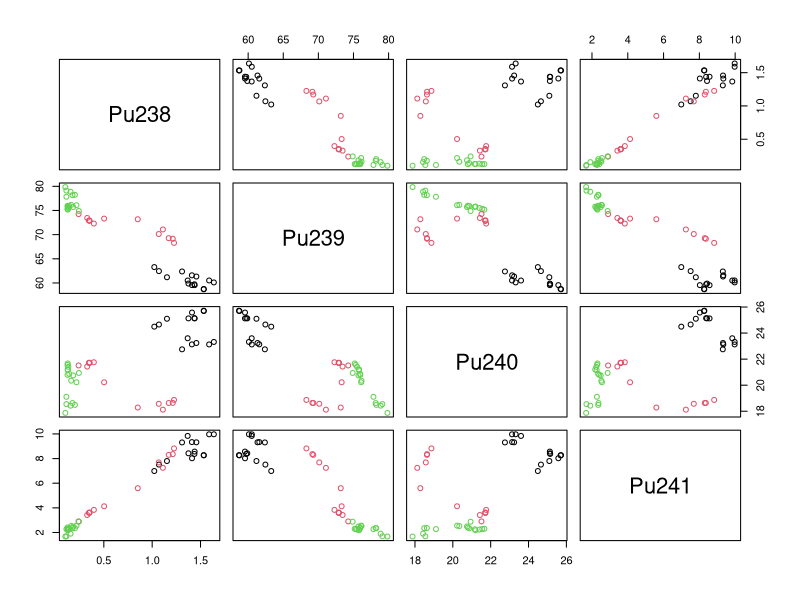
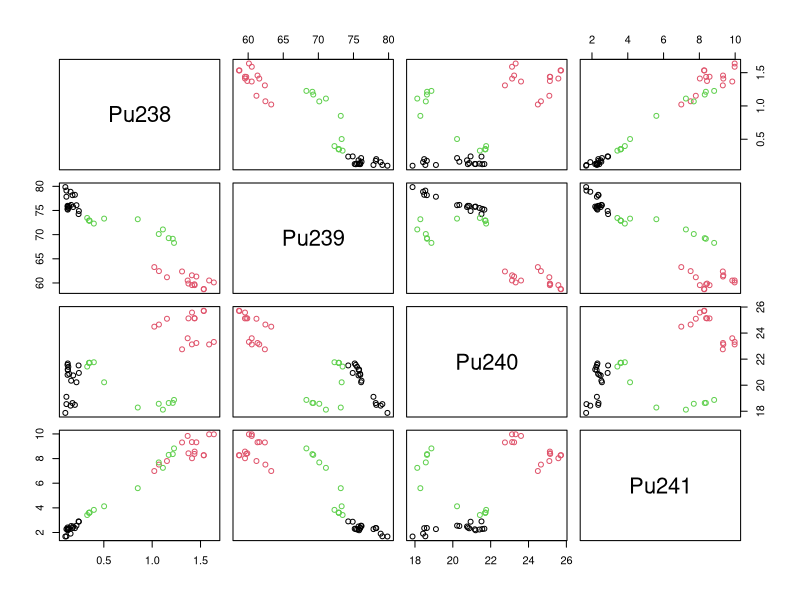
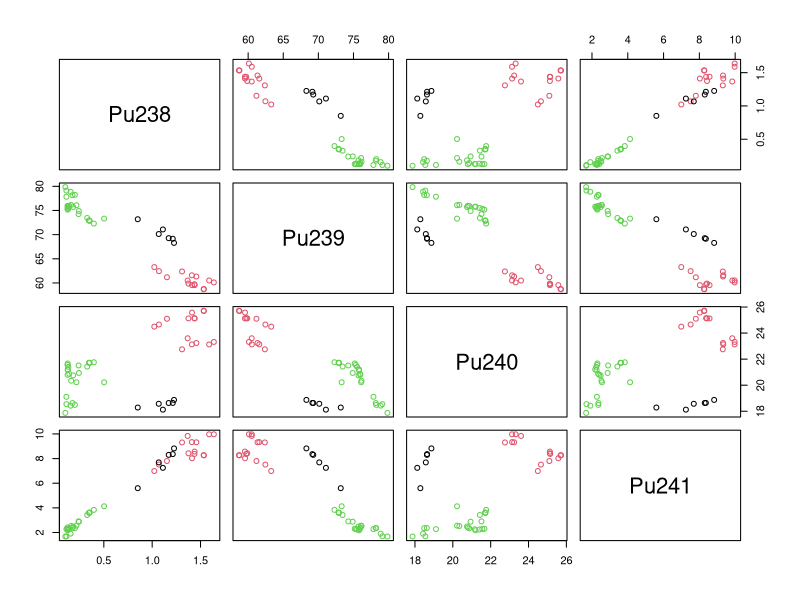
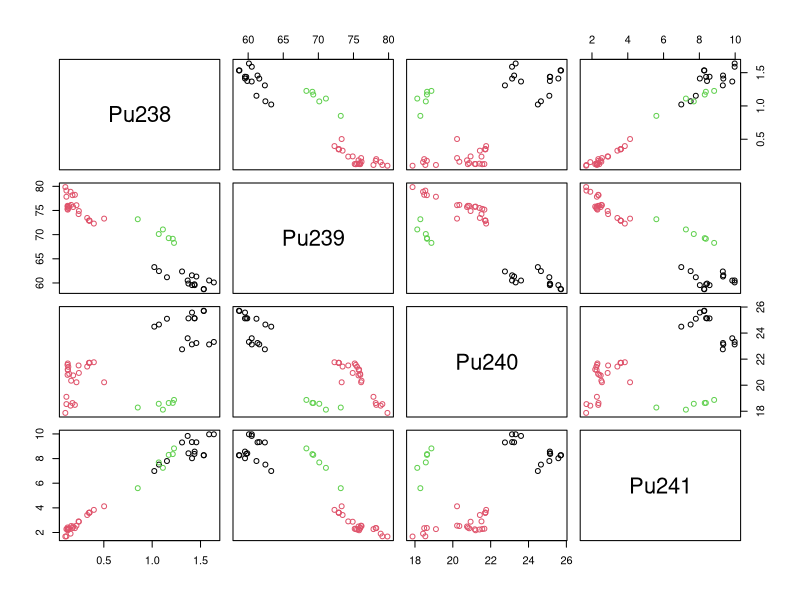
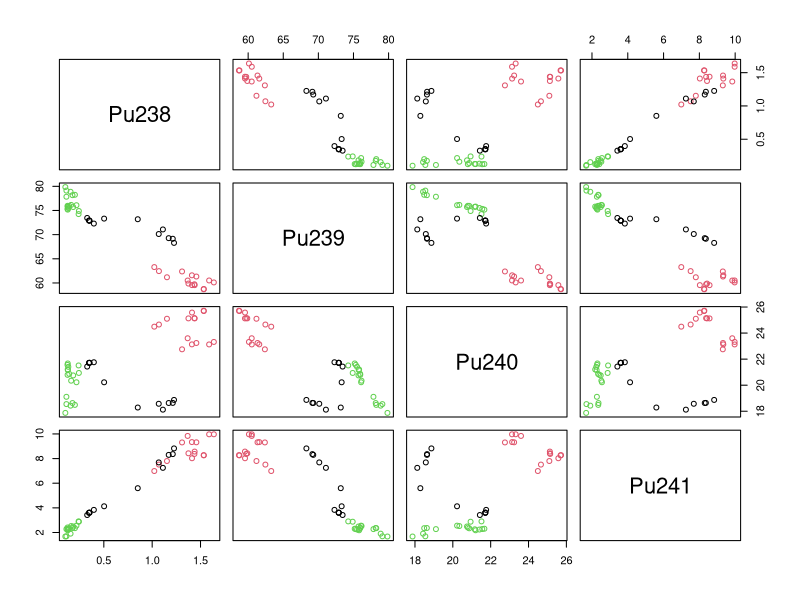
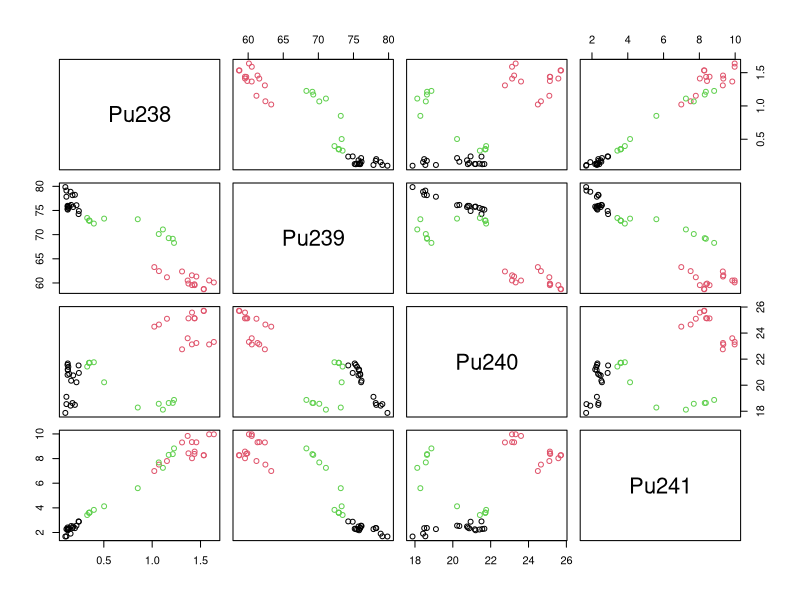
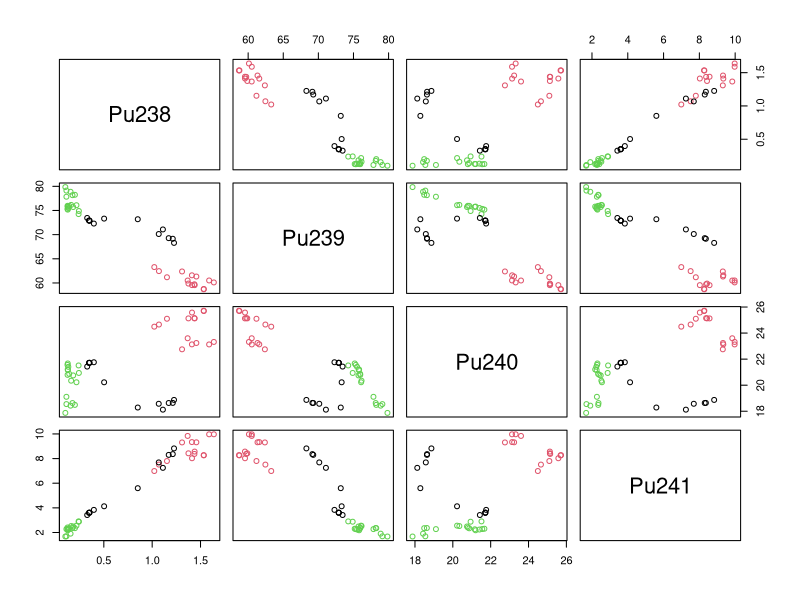
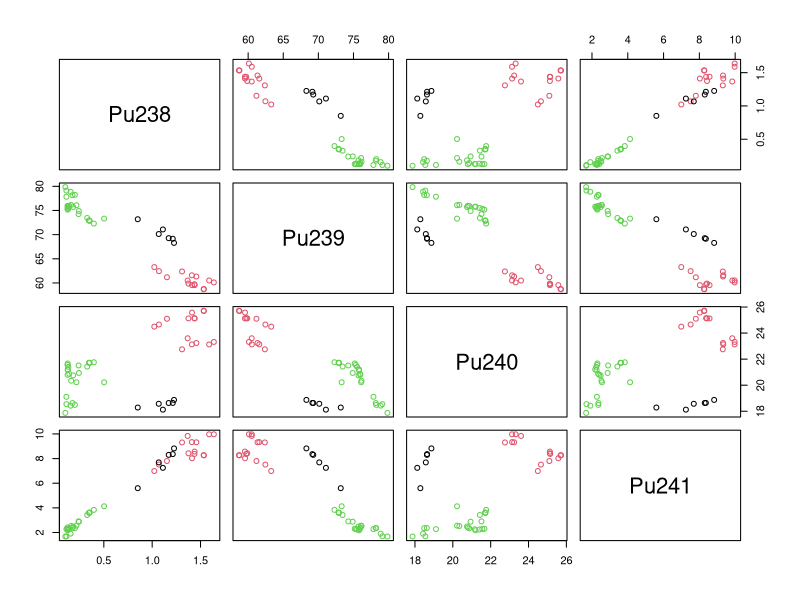

R code for these plots, in order:
# Разбейте множество объектов из набора данных pluton в пакете «cluster» 
# на 3 кластера методом центров тяжести (kmeans). Сравните качество 
# разбиения в зависимости от максимального числа итераций алгоритма.

library(cluster)

data("pluton")

for(i in 1:10)
{
  cl <- kmeans(pluton, 3, iter.max = i) 
  plot(pluton, col = cl$cluster)
  points(cl$centers, col = 1:2, pch = 8, cex=2)
}

